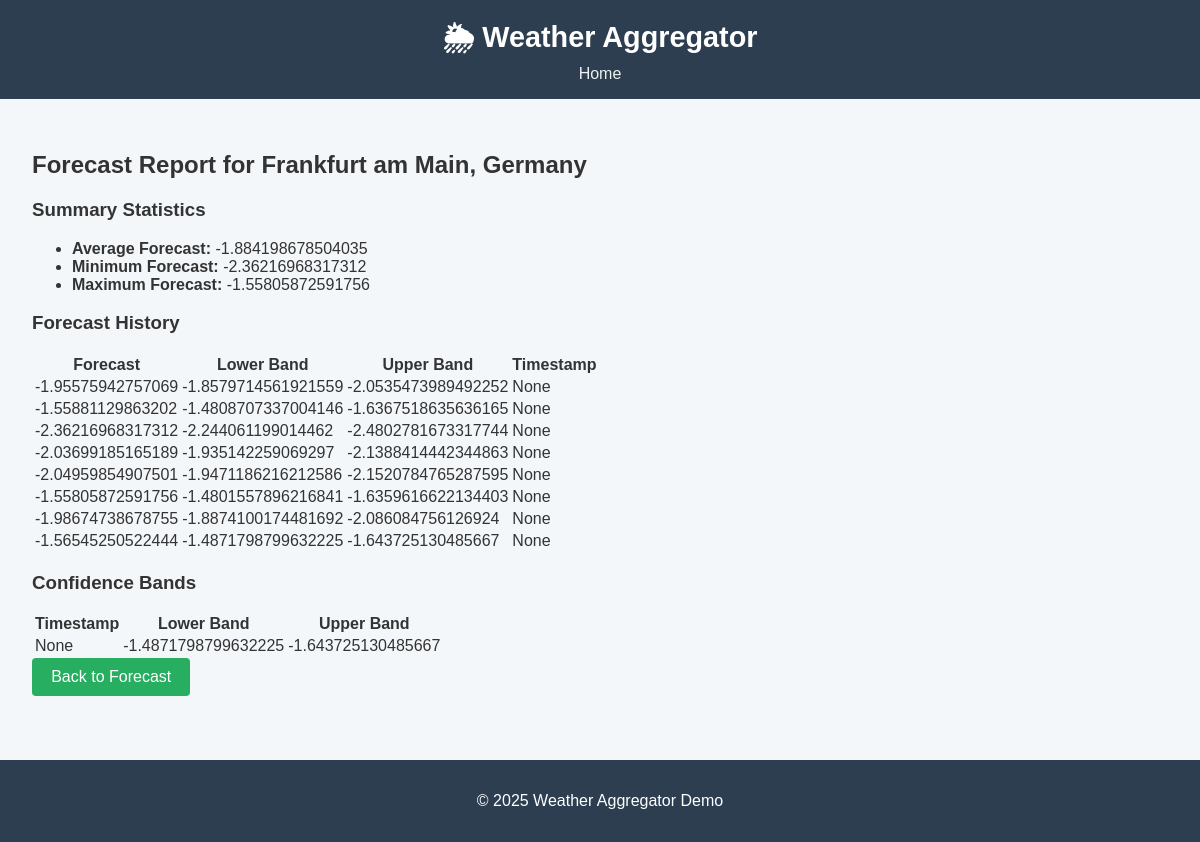
/report/Frankfurt am Main/Germany, run on the app's committed database.
### tables this page shows
CREATE TABLE forecasts (
                id INTEGER PRIMARY KEY AUTOINCREMENT,
                city TEXT,
                country TEXT,
                model_name TEXT,
                forecast TEXT,
                lower_band REAL,
                upper_band REAL,
                timestamp TEXT
            );

### app/routes.py (the view)
@bp.route("/report/<city>/<country>", methods=["GET"])
def report(city, country):
    forecasts = store.get_forecasts(city, country)
    if not forecasts:
        flash("No forecasts available for this location.")
        return redirect(url_for("routes.index"))
    confidence_bands = {
        row[3]: (float(row[1]), float(row[2]))   # timestamp : (lower_band, upper_band)
        for row in forecasts
        if row[1] is not None and row[2] is not None
    }
    forecast_values = []
    for row in forecasts:
        try:
            forecast_values.append(float(row[0]))
        except (TypeError, ValueError):
            logger.warning(f"Skipping non-numeric forecast value: {row[0]}")
    if not forecast_values:
        flash("No numeric forecasts available for this location.")
        return redirect(url_for("routes.index"))
    avg_forecast = float(np.mean(forecast_values))
    min_forecast = float(np.min(forecast_values))
    max_forecast = float(np.max(forecast_values))
    logger.info(
        f"Report generated for {city}, {country}: "
        f"avg={avg_forecast}, min={min_forecast}, max={max_forecast}"
    )
    return render_template(
        "report.html",
        city=city,
        country=country,
        forecasts=forecasts,
        confidence_bands=confidence_bands,
        avg_forecast=avg_forecast,
        min_forecast=min_forecast,
        max_forecast=max_forecast,
    )

### data/data_store.py (called while the page is built)
    def get_forecasts(self, city, country):
        conn = sqlite3.connect(self.db_path)
        cur = conn.cursor()
        cur.execute(
            """
            SELECT forecast, lower_band, upper_band, timestamp
            FROM forecasts
            WHERE city=? AND country=?
            ORDER BY timestamp DESC
            """,
            (city, country),
        )
        rows = cur.fetchall()
        conn.close()
        return rows

### app/templates/report.html
{% extends "base.html" %}
{% block content %}
<h2>Forecast Report for {{ city }}, {{ country }}</h2>
<div class="summary-section">
    <h3>Summary Statistics</h3>
    <ul>
        <li><strong>Average Forecast:</strong> {{ avg_forecast }}</li>
        <li><strong>Minimum Forecast:</strong> {{ min_forecast }}</li>
        <li><strong>Maximum Forecast:</strong> {{ max_forecast }}</li>
    </ul>
</div>
<div class="history-section">
    <h3>Forecast History</h3>
    <table>
        <thead>
            <tr>
                <th>Forecast</th>
                <th>Lower Band</th>
                <th>Upper Band</th>
                <th>Timestamp</th>
            </tr>
        </thead>
        <tbody>
            {% for forecast, lower, upper, timestamp in forecasts %}
            <tr>
                <td>{{ forecast }}</td>
                <td>{{ lower }}</td>
                <td>{{ upper }}</td>
                <td>{{ timestamp }}</td>
            </tr>
            {% endfor %}
        </tbody>
    </table>
</div>
<div class="bands-section">
    <h3>Confidence Bands</h3>
    <table>
        <thead>
            <tr>
                <th>Timestamp</th>
                <th>Lower Band</th>
                <th>Upper Band</th>
            </tr>
        </thead>
        <tbody>
            {% for ts, bands in confidence_bands.items() %}
            <tr>
                <td>{{ ts }}</td>
                <td>{{ bands[0] }}</td>
                <td>{{ bands[1] }}</td>
            </tr>
            {% endfor %}
        </tbody>
    </table>
</div>
<div class="back-section">
    <a href="{{ url_for('routes.forecast', city=city, country=country) }}" class="btn">Back to Forecast</a>
</div>
{% endblock %}

### app/templates/base.html (shortened to what this page needs)
<!DOCTYPE html>
<html lang="en">
<head>
    <link rel="stylesheet" href="{{ url_for('static', filename='style.css') }}">
</head>
<body>
    <header>
        <h1>🌦 Weather Aggregator</h1>
        <nav>
            <a href="{{ url_for('routes.index') }}">Home</a>
        </nav>
    </header>
    <main>
        {% block content %}{% endblock %}
    </main>
    <footer>
        <p>&copy; 2025 Weather Aggregator Demo</p>
    </footer>
</body>
</html>

### app/static/style.css (style rules this page uses)
body { font-family: Arial, sans-serif; margin: 0; padding: 0; background: #f4f7fa; color: #333; }
header { background: #2c3e50; color: #fff; padding: 1rem; text-align: center; }
header h1 { margin: 0; font-size: 1.8rem; }
nav a { color: #ecf0f1; margin: 0 10px; text-decoration: none; }
main { padding: 2rem; }
.btn { display: inline-block; padding: 0.6rem 1.2rem; background: #27ae60; color: #fff; text-decoration: none; border-radius: 4px; }
footer { text-align: center; padding: 1rem; background: #2c3e50; color: #fff; margin-top: 2rem; }

### data on the page
forecasts: forecast "-1.95575942757069", lower_band "-1.8579714561921559", upper_band "-2.0535473989492252", timestamp "None"
forecasts: forecast "-1.55881129863202", lower_band "-1.4808707337004146", upper_band "-1.6367518635636165", timestamp "None"
forecasts: forecast "-2.36216968317312", lower_band "-2.244061199014462", upper_band "-2.4802781673317744", timestamp "None"
forecasts: forecast "-2.03699185165189", lower_band "-1.935142259069297", upper_band "-2.1388414442344863", timestamp "None"
forecasts: forecast "-2.04959854907501", lower_band "-1.9471186216212586", upper_band "-2.1520784765287595", timestamp "None"
forecasts: forecast "-1.55805872591756", lower_band "-1.4801557896216841", upper_band "-1.6359616622134403", timestamp "None"
forecasts: forecast "-1.98674738678755", lower_band "-1.8874100174481692", upper_band "-2.086084756126924", timestamp "None"
forecasts: forecast "-1.56545250522444", lower_band "-1.4871798799632225", upper_band "-1.643725130485667", timestamp "None", lower_band "-1.4871798799632225", upper_band "-1.643725130485667"

### other printed values
{{ city }} "Frankfurt am Main"
{{ country }} "Germany"
{{ avg_forecast }} "-1.884198678504035"
{{ min_forecast }} "-2.36216968317312"
{{ max_forecast }} "-1.55805872591756"
{{ ts }} "None"
